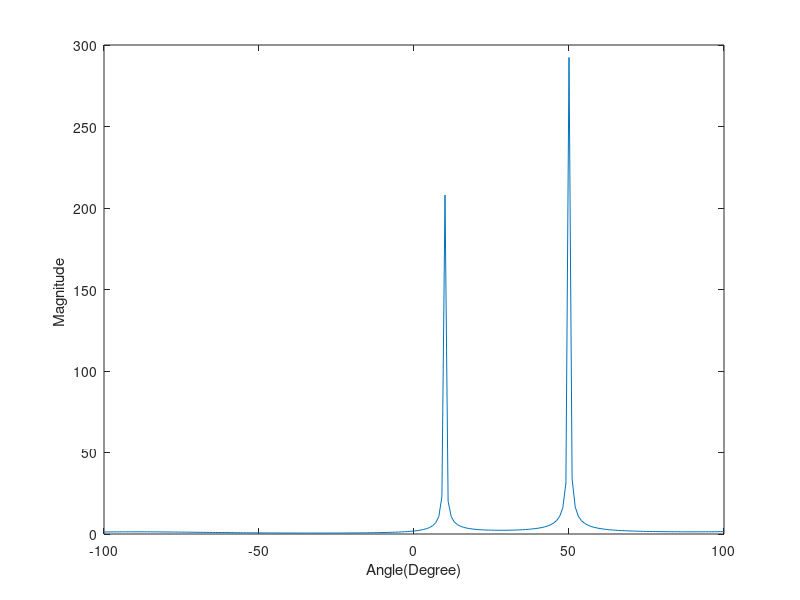

The MATLAB source for this figure:
clear all
close all
N= 100;

m=3; % array elemnt
t1=50;
t2=10;

%%% Steering Vector
d1=1;d2=2;d3=3;
a1 = [exp(d1*1i*pi*sind(t1)) exp(d2*1i*pi*sind(t1)) exp(d3*1i*pi*sind(t1))]';
a2 = [exp(d1*1i*pi*sind(t2)) exp(d2*1i*pi*sind(t2)) exp(d3*1i*pi*sind(t2))]';
A = [a1 a2 ];

sig_s= 1; sig_n=.1; %snr = 10*log10(sig_s/sig_n);

S =sig_s * randn(2,N);
%p=[1 .9; .9 1 ];
p=[1 0; 0 1 ];
s=sqrtm(p) * S;
n = sig_n .* (rand(m,N)+1i * rand(m,N));
%%%%%% recived signal
X = A * s + n;










%%% Music algorithm
R = X*X'/N ; % estimation of covarianc

[V,D] = eig(R);
[lambda,idx] = sort(diag(D)); % Vector of sorted eigenvalues
V = V(:,idx); % Sort eigenvalues accordingly
Vn = V(:,1); % Noise eigenvectors (ASSUMPTION: m IS KNOWN)

wSrch = (-100:100)';
aSrch = [exp(d1*1i.*pi*sind(wSrch)) exp(d2*1i.*pi*sind(wSrch)) exp(d3*1i.*pi*sind(wSrch)) ];

% MUSIC spectrum
Z=zeros(1,201);
for i = 1:201

Z(i)=norm(aSrch(i,:)*Vn,2);%bb * bb';
end


plot(wSrch,1./Z)

ylabel('Magnitude ');
xlabel(' Angle(Degree) ');
